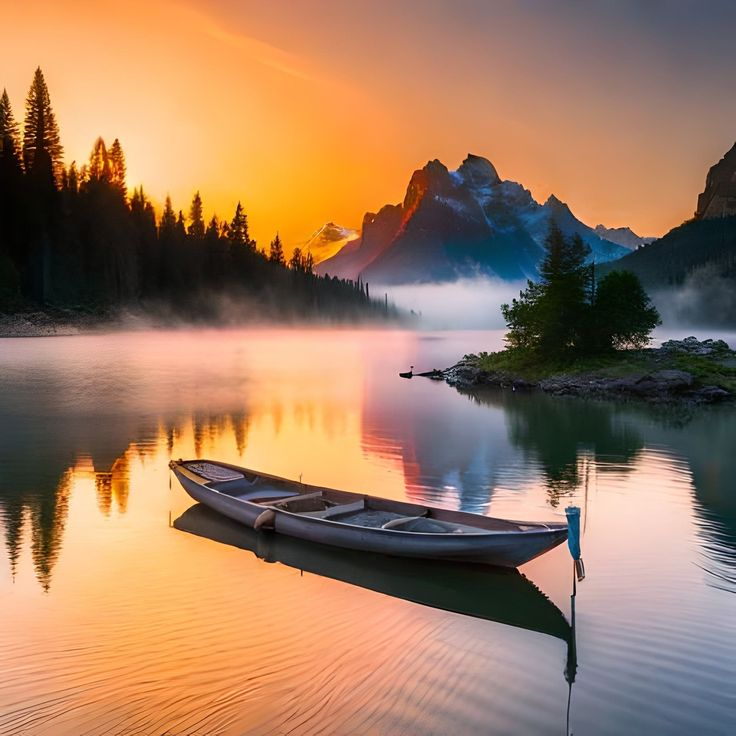
#> input picture python_elective/homework_3/image.jpg, 736 x 736 px
$ python -i equalization.py   (imports and definitions only)
#> lines starting #> are read from the running program, lines starting #| are printed output that depends on the picture
#> further down, picture is the input picture: shape (736, 736, 3); mean B, G, R 95.7, 122.1, 157.7
import cv2 as cv
import numpy as np

def equalization(img):
    if img.ndim == 3 and img.shape[2] in (3, 4):
        img = cv.cvtColor(img, cv.COLOR_BGR2GRAY)
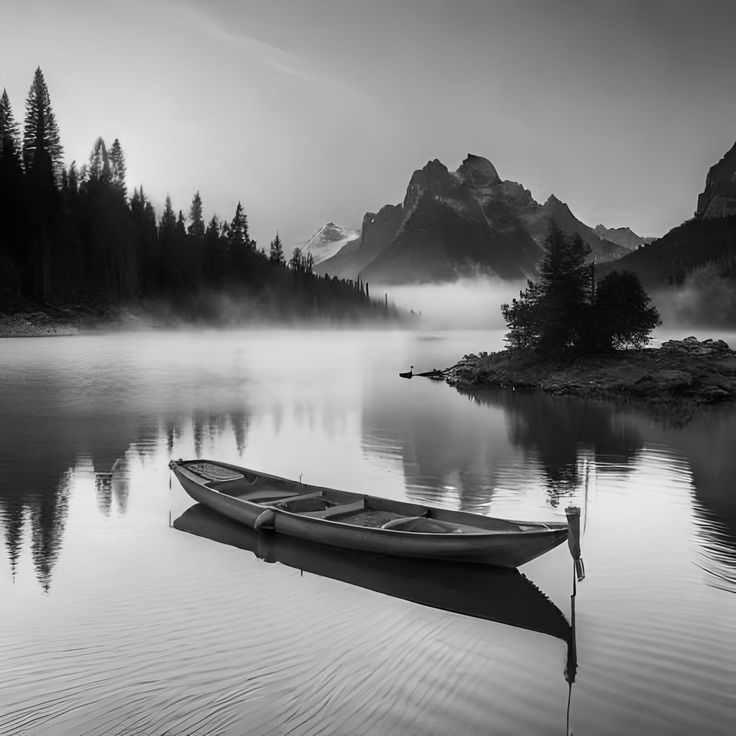
#> img: shape (736, 736); min 0, max 251, mean 129.7
    if img.dtype != np.uint8:
        img = cv.normalize(img, None, 0, 255, cv.NORM_MINMAX).astype(np.uint8)
    dst = cv.equalizeHist(img)
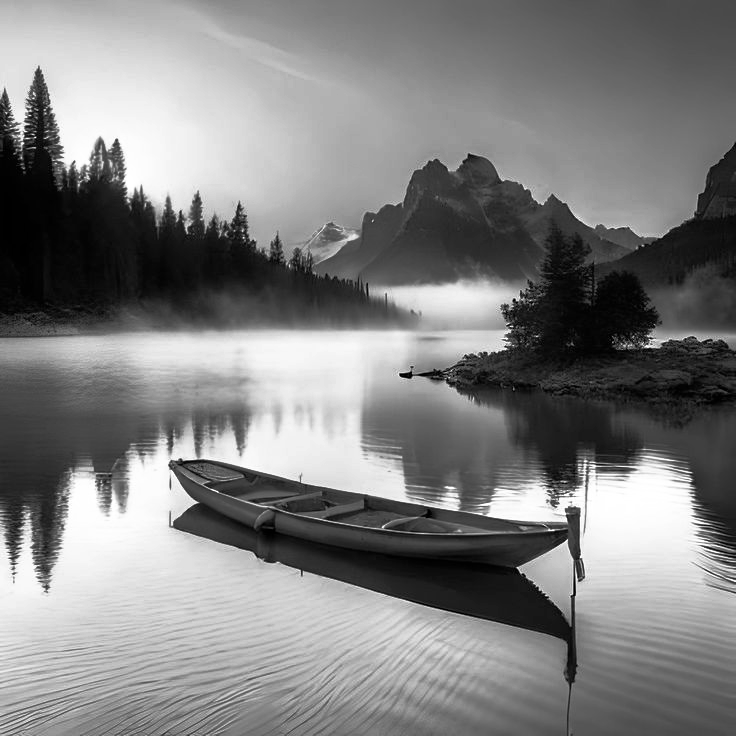
#> dst: shape (736, 736); min 0, max 255, mean 128.2
    return dst

>>> import cv2
>>> picture = cv2.imread('../../../../homework_3/image.jpg')
>>> result = equalization(picture)
